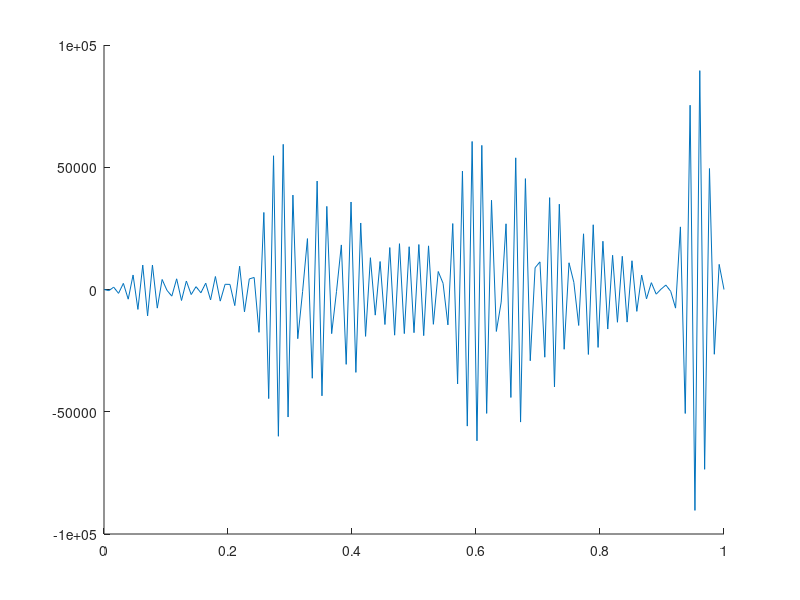

Source code (MATLAB): (Note: this script raises an error after producing the figure.)
tmax = 0.05;
level = 7;
lambda = 0.05;
idtype = 0;
idpar = [2,3];

vpar = 0;
vtype = 0;

% initialize discretization mesh
nx = 2^level + 1;
ny = nx;
x = linspace(0,1,nx);
y = linspace(0,1,ny);
dx = x(2) - x(1);
dy = dx;
dt = lambda * dx;
nt = round(tmax / dt) + 1;

t   = [0: nt-1] * dt;

psi = zeros(nt,nx,ny, 'like', 1j);

y_T = y.';


% initialize psi depending on IC type -------------------------------------
if idtype == 0
    mx     = idpar(1);
    my     = idpar(2);

    psi(1,:,:) = sin(mx*pi*x).*sin(my*pi*y_T);
else
    x0     = idpar(1);
    y0     = idpar(2);
    deltax = idpar(3);
    deltay = idpar(4);
    px     = idpar(5);
    py     = idpar(6);
    delta = idpar(2);
    
    psi(1,:,:) = exp(1i*px*x).*exp(1i*py*y_T).*exp(-( ((x-x0)/deltax).^2 + ((y_T-y0)/deltay).^2));
end

% add boundary conditions -------------------------------------------------
psi(:,nx, :) = 0;
psi(:, 1, :) = 0;
psi(:, :,ny) = 0;
psi(:, :, 1) = 0;

% set up potential depending on vtype -------------------------------------
v = zeros(nx, ny);
if vtype == 1
    xmin = vpar(1);
    xmax = vpar(2);
    ymin = vpar(3);
    ymax = vpar(4);
    Vc   = vpar(5);
    
    v((x>xmin & x<xmax) & (y_T>ymin & y_T<ymax)) = Vc;
end
if vtype == 2
    x1 = vpar(1);
    x2 = vpar(2);
    x3 = vpar(3);
    x4 = vpar(4);
    Vc = vpar(5);   
    
    % j' and j'+1
    j_slit0 = (ny-1)/4 + 1;
    j_slit1 = j_slit0+1;
    
    v(:,j_slit0:j_slit1) = Vc;
    v(((x1<=x) & x<=x2) | ((x3<=x) & (x<=x4)),:) = 0;
end


% LHS - A matrix ----------------------------------------------------------

% initialize diagonals for tridiagonal matrix A
du = zeros(nx,1); % upper diagonal  "+"
dm = zeros(nx,1); % middle diagonal "0"
dl = zeros(nx,1); % lower diagonal  "-"

% add values to tridiagonals
du =   - 1i * dt/(2*dx^2) * ones(nx,1);
dm = 1 + 1i * dt/(  dx^2) * ones(nx,1);
dl = du;

% fix tridiagonal boundary cases
du(2)    = 0;
dm(1)    = 1;
dm(nx)   = 1;
dl(nx-1) = 0;

% define sparse matrix:
A = spdiags([dl dm du], -1:1, nx, nx);


% RHS - G constants -------------------------------------------------------
Gp =     1i * dt/(2*dy^2) * ones(nx,ny);
G0 = 1 - 1i * dt/(  dy^2) * ones(nx,ny) - 1i*dt/2*v;
Gm = Gp;

% RHS - F constants -------------------------------------------------------
Fp =     1i * dt/(2*dx^2) * ones(nx,ny);
F0 = 1 - 1i * dt/(  dx^2) * ones(nx,ny); % I changed this to a plus.
Fm = Fp;

% LHS - B constants -------------------------------------------------------
Bp =   - 1i * dt/(2*dy^2) * ones(1,ny);
B0 = 1 + 1i * dt/(  dy^2) + 1i*dt/2*v;     % this one is [nx,ny], a different row will be selected for each ii
Bm = Bp;

G = zeros(nx,ny);
F = zeros(nx,ny);
psi_temp = zeros(nx,ny, 'like', 1j);

psi_nplus15 = zeros(nt,nx,ny, 'like', 1j);

for n = [1:nt-1]
    for jj = [2:ny-1]
        % RHS - G matrix      
        G(:,jj)  = Gp(:,jj-1).*psi(n,:,jj-1).' + G0(:,jj).*psi(n,:,jj).' + Gm(:,jj+1).*psi(n,:,jj+1).';
        G(nx,:)  = 0;
        G(1, :)  = 0;
        G(: ,ny) = 0;
        G(:,1)   = 0;
    end
    for ii = [2:nx-1]
        F(ii,:)  = Fp(ii+1,:).*G(ii+1,:) + F0(ii,:).*G(ii,:) + Fm(ii-1,:).*G(ii-1,:);
        %F(ii,(2:ny-1))  = Fp(ii+1,(2:ny-1)).*G(ii+1,(2:ny-1)) + F0(ii,(2:ny-1)).*G(ii,(2:ny-1)) + Fm(ii-1,(2:ny-1)).*G(ii-1,(2:ny-1));
        F(nx,:)  = 0;
        F(1, :)  = 0;
        F(: ,ny) = 0;
        F(:,1)   = 0;
        psi_temp(ii,:) = A \ F(ii,:).';
        psi_temp(nx, :) = 0;
        psi_temp( 1, :) = 0;
        psi_temp( :,ny) = 0;
        psi_temp( :, 1) = 0;
        psi_nplus15(n,:,:) = psi_temp;
        
        % define sparse matrix for B, different one for each ii
        Bupper = Bp.';
        Bmain  = B0(ii,:).';
        Blower = Bm.';
        % fix tridiagonal boundary cases
        Bupper(2)    = 0;
        Bmain(1)     = 1;
        Bmain(nx)    = 1;
        Blower(nx-1) = 0; 
       
        %Bupper(3) = 0;
        %Bupper(5) = 0;
        %Bmain(1) = 0;
        %Bmain(2) = 1;
        %Bmain(nx) = 0;
        %Bmain(nx-1) = 1;
        %Blower(nx-2) = 0;
        
        B = spdiags([Blower Bmain Bupper], -1:1, ny, ny);
        
        psi(n+1, ii, :) = (B \ psi_temp(ii, :).').';
        
        % reinforce boundary conditions
        psi(:,nx, :) = 0;
        psi(:, 1, :) = 0;
        psi(:, :,ny) = 0;
        psi(:, :, 1) = 0;
    end
    

    
end

psire = real(psi);
psiim = imag(psi);
psimod = abs(psi);

probability = zeros(1,nt);

for n = 1:nt
    %probability(n) = norm(squeeze(psi(n,:,:)));
    probability(n) = norm(squeeze(psi_nplus15(n,:,:)));
end

figure;
hold on
plot(x,psire(20,:,20));
psi_exact = sch_2d_exact(x,y,t,mx,my);
plot(x,psi_exact(20,:,20));
hold off;
figure;
plot(t,probability);



